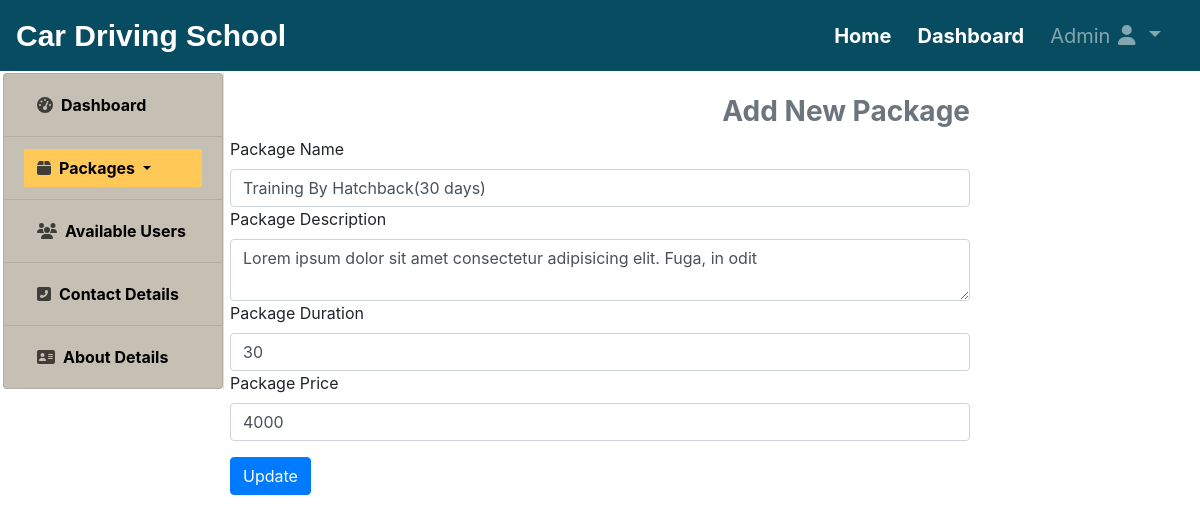
Screenshot of /adminuser/update-package/2/ (signed in) with the database file from the repository.
### core/models.py (models this page shows)
class packagemodel(models.Model):
    pname=models.CharField(max_length=255)
    pdesc=models.TextField()
    pduration=models.IntegerField()
    pprice=models.IntegerField()

### adminuser/views.py (the view)
# urls.py: path('update-package/<int:id>/',views.update_package,name="update-package"),
def update_package(request,id):
    page='Update Package'
    if request.user.is_authenticated:
        pi=packagemodel.objects.get(pk=id)
        if request.method=="POST":
            fm=package_form(request.POST,instance=pi)
            if fm.is_valid():
                fm.save()
                messages.success(request,'Package Updated Successfully !!!')
        else:
            fm=package_form(instance=pi)
        return render(request,'adminuser/addpackage.html',{'form':fm,'page':page})
    else:
        return HttpResponseRedirect('/')

### adminuser/forms.py
class package_form(forms.ModelForm):
    def __init__(self,*args,**kwargs):
        super(package_form,self).__init__(*args,**kwargs)
        self.label_suffix=' '
    class Meta:
        model=packagemodel
        fields="__all__"
        labels={
            'pname':'Package Name','pdesc':'Package Description','pduration':'Package Duration','pprice':'Package Price'
        }
        widgets={
            'pname':forms.TextInput(attrs={'class':'form-control','placeholder':'Package Name'}),
            'pdesc':forms.Textarea(attrs={'class':'form-control','placeholder':'Package Description','rows':2}),
            'pduration':forms.NumberInput(attrs={'class':'form-control','placeholder':'Package Duration'}),
            'pprice':forms.NumberInput(attrs={'class':'form-control','placeholder':'Package Price'}),
        }

### adminuser/templates/adminuser/addpackage.html (shortened to what this page needs)
{% extends 'core/base.html' %}
{% load static %}
{% block navbar %}
    {% include 'core/navbar.html' %}
{% endblock navbar %}
{% block content %}
    <div class="container-fluid">
        <div class="row">
            <div class="col-lg-2 col-sm-4 col-md-3" style="left:-13px;">
                {% include 'adminuser/sidebar.html' %}
            </div>
            <div class="col-sm-8 " style="top:95px;">
                <div class="container-fluid">
                    <div class="row">
                        <div class="col-md-12">
                            <h3 class="font-weight-bold text-secondary text-right">Add New Package</h3>
                            <form action="" method="POST" novalidate>
                                {% for field in form %}
                                    <span>{{field.label_tag}}</span>
                                    <span>{{field}}</span>
                                {% endfor %}
                                <input type="submit" class="btn btn-primary mt-3" value={% if page == 'Update Package' %}
                                Update {% else %}Add{% endif %}>
                            </form>
                        </div>
                    </div>
                </div>
            </div>
        </div>
    </div>
{% endblock content %}

### rows the page displays
packagemodel: form "Training By Hatchback(30 days)" "Lorem ipsum dolor sit amet consectetur adipisicing elit. Fuga, in odit" "30" "4000"

### other values shown
{{ field.label_tag }} "Package Name" "Package Description" "Package Duration" "Package Price"
